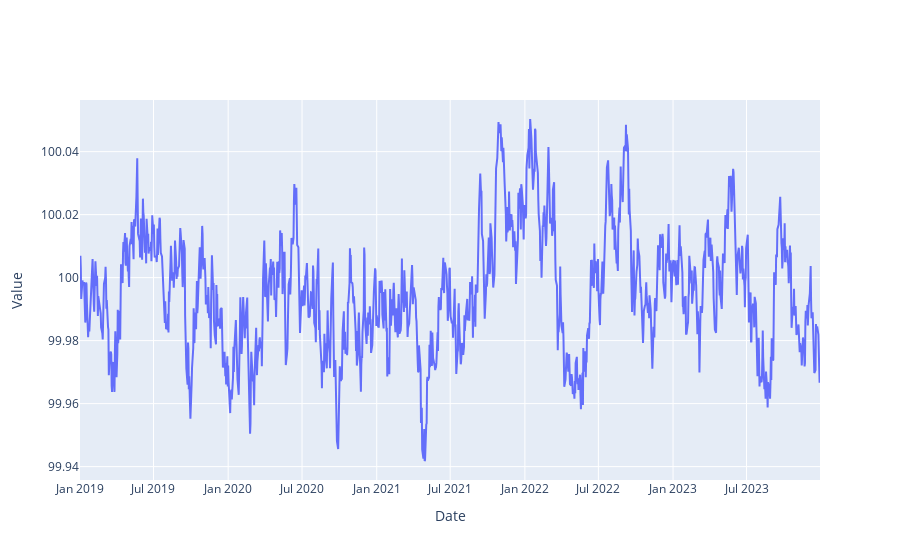

Source (notebook cell):
### Markdown cell above
## 3. Train the agent on real data

### Code cell
u.plot_plotly(test)

### Figure 1 — Plotly figure (JSON) as saved in the notebook; plotly's stock layout.template omitted (floating-point values rounded to 4 significant figures; data arrays with more than 128 entries replaced by an {"elided": "..."} marker saying what was removed)
{"data": [{"mode": "lines", "type": "scatter", "x": {"elided": "1304 str values"}, "y": {"elided": "1304 float values"}}], "layout": {"title": {}, "xaxis": {"title": {"text": "Date"}}, "yaxis": {"title": {"text": "Value"}}}}
